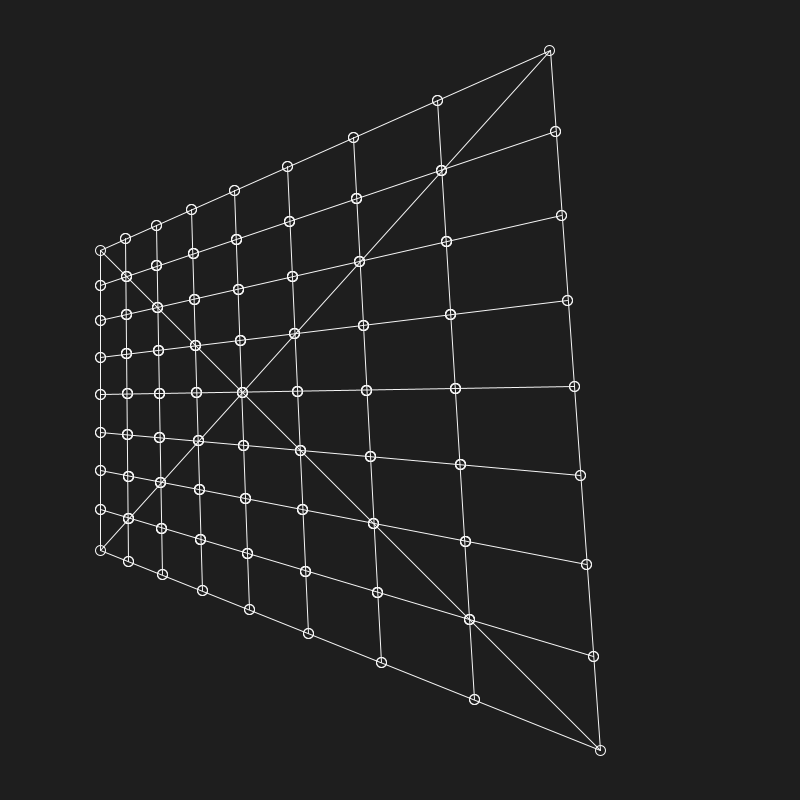
Frame 1 (no input)
Frame 2 (the mouse pressed at the canvas centre, redrawn once): identical to frame 1, image omitted

The Processing sketch that drew this single still picture (run headless with seeded random() and noise(); the mouse was pressed at the canvas centre and the sketch redrawn once):

// Processing sketch: subdividePerspective2
// ── subdividePerspective2.pde
void setup() {
  size(800, 800);
  noLoop();
}

void draw() {
  background(#1e1e1e);
  noFill();
  stroke(#f5f5f5);

  PVector[] points = new PVector[] {
    new PVector(100, 250), 
    new PVector(550, 50), 
    new PVector(600, 750), 
    new PVector(100, 550)   
  };

  line(points[0].x, points[0].y, points[2].x, points[2].y);
  line(points[3].x, points[3].y, points[1].x, points[1].y);

  subdividePerspecitive(points, 3);
}

import java.util.*;

void subdividePerspecitive(PVector[] points, int recursionSteps) {
  ArrayList<Float> lerpsHorizontal = new ArrayList();
  getPerspectivicalSubdivisionLerps(
    new PVector[] {points[0], points[1]}, new PVector[] {points[3], points[2]}, 
    lerpsHorizontal, recursionSteps, 0.0, 1.0
    );
  lerpsHorizontal.add(0.0);
  lerpsHorizontal.add(1.0);
  Collections.sort(lerpsHorizontal);

  ArrayList<Float> lerpsVertical = new ArrayList();
  getPerspectivicalSubdivisionLerps(
    new PVector[] {points[0], points[3]}, new PVector[] {points[1], points[2]}, 
    lerpsVertical, recursionSteps, 0.0, 1.0
    );
  lerpsVertical.add(0.0);
  lerpsVertical.add(1.0);
  Collections.sort(lerpsVertical);

  println(lerpsHorizontal);

  for (float lerp : lerpsHorizontal) {
    PVector A = PVector.lerp(points[0], points[1], lerp);
    PVector B = PVector.lerp(points[3], points[2], lerp);
    line(A.x, A.y, B.x, B.y);
  }
  for (float lerp : lerpsVertical) {
    PVector A = PVector.lerp(points[0], points[3], lerp);
    PVector B = PVector.lerp(points[1], points[2], lerp);
    line(A.x, A.y, B.x, B.y);
  }

  // -----------

  ArrayList<PVector> newPoints = new ArrayList();
  for (int i = 0; i < lerpsHorizontal.size() - 1; i++) {
    for (int j = 0; j < lerpsVertical.size() - 1; j++) {

      for (int k = 0; k < 2; k++) {
        for (int l = 0; l < 2; l++) {
          PVector point = getLineIntersection(new PVector[] {
            PVector.lerp(points[0], points[1], lerpsHorizontal.get(i+k)), 
            PVector.lerp(points[3], points[2], lerpsHorizontal.get(i+k)), 
            PVector.lerp(points[0], points[3], lerpsVertical.get(j+l)), 
            PVector.lerp(points[1], points[2], lerpsVertical.get(j+l))
            });
          newPoints.add(point);
        }
      }
    }
  }
  
  for (PVector point : newPoints) {
   ellipse(point.x, point.y, 10, 10); 
  }

  // -----------
}

void getPerspectivicalSubdivisionLerps(PVector[] line1, PVector[] line2, ArrayList<Float> lerps, int recursionSteps, float low, float high) {
  PVector middle = getLineIntersection(
    new PVector[] {
    line1[0], line2[1], line2[0], line1[1] 
    });

  int steps = 15;
  float lerp = 0.0;
  float increment = 0.5;

  for (int i = 0; i < steps; i++) {
    if (
      distanceFromLine(middle, 
      PVector.lerp(line1[0], line1[1], lerp + increment), 
      PVector.lerp(line2[0], line2[1], lerp + increment)) <
      distanceFromLine(middle, 
      PVector.lerp(line1[0], line1[1], lerp - increment), 
      PVector.lerp(line2[0], line2[1], lerp - increment)))
    {
      lerp += increment;
    } else {
      lerp -= increment;
    }
    increment *= 0.5;
  }

  lerps.add(map(lerp, 0.0, 1.0, low, high));
  recursionSteps--;

  if (recursionSteps > 0) {
    getPerspectivicalSubdivisionLerps(
      new PVector[] {line1[0], PVector.lerp(line1[0], line1[1], lerp)}, new PVector[] {line2[0], PVector.lerp(line2[0], line2[1], lerp)}, 
      lerps, recursionSteps, low, map(lerp, 0.0, 1.0, low, high)
      );

    getPerspectivicalSubdivisionLerps(
      new PVector[] { PVector.lerp(line1[0], line1[1], lerp), line1[1]}, new PVector[] {PVector.lerp(line2[0], line2[1], lerp), line2[1]}, 
      lerps, recursionSteps, map(lerp, 0.0, 1.0, low, high), high
      );
  }
}

PVector getLineIntersection(PVector[] lines) {
  float x12 = lines[0].x - lines[1].x;
  float x34 = lines[2].x - lines[3].x;
  float y12 = lines[0].y - lines[1].y;
  float y34 = lines[2].y - lines[3].y;

  float c = x12 * y34 - y12 * x34;
  float a = lines[0].x * lines[1].y - lines[0].y * lines[1].x;
  float b = lines[2].x * lines[3].y - lines[2].y * lines[3].x;

  float x = (a * x34 - b * x12) / c;
  float y = (a * y34 - b * y12) / c;

  return new PVector(x, y);
}

float distanceFromLine(PVector pos, PVector lineA, PVector lineB) {
  float a = pos.x - lineA.x;
  float b = pos.y - lineA.y;
  float c = lineB.x - lineA.x;
  float d = lineB.y - lineA.y;

  float dot = a * c + b * d;
  float lenSq = c * c + d * d;
  float  param = -1;
  if (lenSq != 0) //in case of 0 length line
    param = dot / lenSq;

  float xx, yy;

  if (param < 0) {
    xx = lineA.x;
    yy = lineA.y;
    ;
  } else if (param > 1) {
    xx = lineB.x;
    yy = lineB.y;
    ;
  } else {
    xx = lineA.x + param * c; 
    yy = lineA.y + param * d;
  }

  float dx = pos.x - xx;
  float dy = pos.y - yy;
  return sqrt(dx * dx + dy * dy);
}
